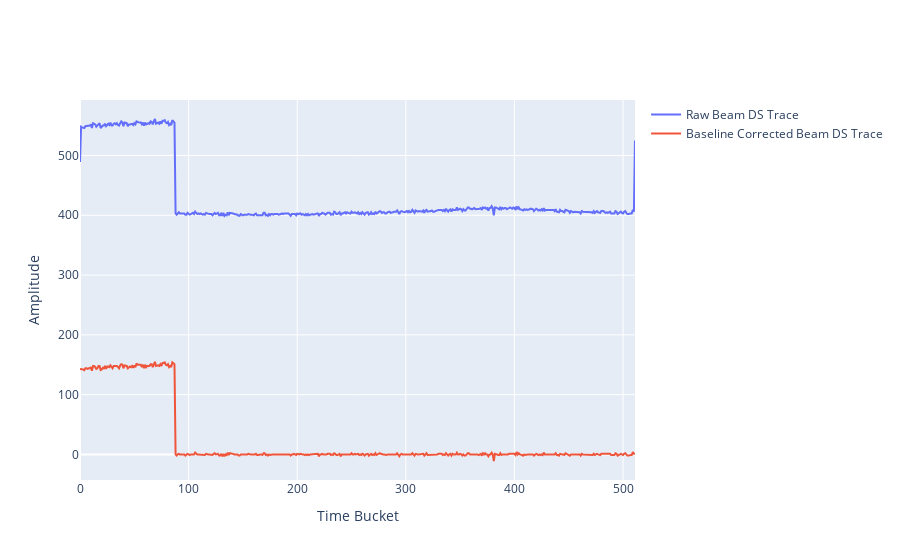

The notebook cell this image was saved under:
### Code cell
# Plot DS beam trace
ds_trace = event.beam_ds_trace
print(ds_trace.get_number_of_peaks())

print(f"Beam downscale number of peaks: {ds_trace.get_number_of_peaks()}")

for trace in event_data:
    #Get raw IC SCA trace
    if (trace[0] == 10 and
        trace[2] == 3 and
        trace[3] == 34
        ):
        raw_ds_data = trace

time_bucket_range = np.arange(start=0, stop=512)
hover_text = [f"Trace {i}<br>Peak {j}" for i, t in enumerate(event.traces) for j, _ in enumerate(t.peaks)] # We'll use this later

fig = go.Figure()

#Raw Beam DS trace
fig.add_trace(
    go.Scatter(x=time_bucket_range, y=raw_ds_data[GET_DATA_TRACE_START:GET_DATA_TRACE_STOP], mode="lines", name="Raw Beam DS Trace")
)

#Baseline corrected beam DS trace
fig.add_trace(
    go.Scatter(x=time_bucket_range, y=ds_trace.trace, mode="lines",name="Baseline Corrected Beam DS Trace")
)

peak_amps = []
peak_cents = []
peak_left = []
peak_left_amps = []
peak_right = []
peak_right_amps = []
for peak in ds_trace.get_peaks():
    peak_amps.append(peak.amplitude)
    peak_cents.append(peak.centroid)
    peak_left.append(peak.positive_inflection)
    peak_right.append(peak.negative_inflection)
    peak_left_amps.append(ds_trace.trace[int(peak.positive_inflection)])
    peak_right_amps.append(ds_trace.trace[int(peak.negative_inflection)])
fig.add_trace(
    go.Scatter(x=peak_cents, y=peak_amps, mode="markers", name="Peaks")
)
fig.add_trace(
    go.Scatter(x=peak_left, y=peak_left_amps, mode="markers", name="Peak Left Edges")
)
fig.add_trace(
    go.Scatter(x=peak_right, y=peak_right_amps, mode="markers", name="Peak Right Edges")
)
fig.update_legends()
fig.update_layout(
    xaxis_title="Time Bucket",
    yaxis_title="Amplitude",
    showlegend=True
)
fig.show()

### Figure 1 — Plotly figure (JSON) as saved in the notebook; plotly's stock layout.template omitted (floating-point values rounded to 4 significant figures; data arrays with more than 128 entries replaced by an {"elided": "..."} marker saying what was removed)
{"data": [{"mode": "lines", "name": "Raw Beam DS Trace", "type": "scatter", "x": {"elided": "512 int values"}, "y": {"elided": "512 int values"}}, {"mode": "lines", "name": "Baseline Corrected Beam DS Trace", "type": "scatter", "x": {"elided": "512 int values"}, "y": {"elided": "512 int values"}}, {"mode": "markers", "name": "Peaks", "type": "scatter", "x": [], "y": []}, {"mode": "markers", "name": "Peak Left Edges", "type": "scatter", "x": [], "y": []}, {"mode": "markers", "name": "Peak Right Edges", "type": "scatter", "x": [], "y": []}], "layout": {"showlegend": true, "xaxis": {"title": {"text": "Time Bucket"}}, "yaxis": {"title": {"text": "Amplitude"}}}}
